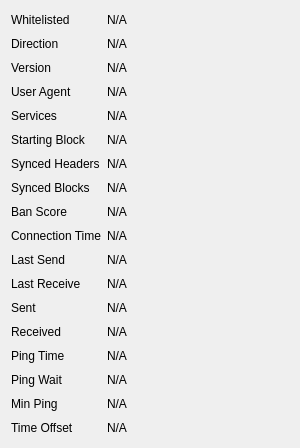
             <widget class="QWidget" name="detailWidget">
              <property name="geometry">
               <rect>
                <x>0</x>
                <y>0</y>
                <width>300</width>
                <height>448</height>
               </rect>
              </property>
              <property name="minimumSize">
               <size>
                <width>300</width>
                <height>0</height>
               </size>
              </property>
              <layout class="QGridLayout" name="gridLayout_2" columnstretch="0,1">
               <item row="0" column="0">
                <widget class="QLabel" name="label_30">
                 <property name="text">
                  <string>Whitelisted</string>
                 </property>
                </widget>
               </item>
               <item row="0" column="1">
                <widget class="QLabel" name="peerWhitelisted">
                 <property name="cursor">
                  <cursorShape>IBeamCursor</cursorShape>
                 </property>
                 <property name="text">
                  <string>N/A</string>
                 </property>
                 <property name="textFormat">
                  <enum>Qt::PlainText</enum>
                 </property>
                 <property name="textInteractionFlags">
                  <set>Qt::LinksAccessibleByMouse|Qt::TextSelectableByKeyboard|Qt::TextSelectableByMouse</set>
                 </property>
                </widget>
               </item>
               <item row="1" column="0">
                <widget class="QLabel" name="label_23">
                 <property name="text">
                  <string>Direction</string>
                 </property>
                </widget>
               </item>
               <item row="1" column="1">
                <widget class="QLabel" name="peerDirection">
                 <property name="cursor">
                  <cursorShape>IBeamCursor</cursorShape>
                 </property>
                 <property name="text">
                  <string>N/A</string>
                 </property>
                 <property name="textFormat">
                  <enum>Qt::PlainText</enum>
                 </property>
                 <property name="textInteractionFlags">
                  <set>Qt::LinksAccessibleByMouse|Qt::TextSelectableByKeyboard|Qt::TextSelectableByMouse</set>
                 </property>
                </widget>
               </item>
               <item row="2" column="0">
                <widget class="QLabel" name="label_21">
                 <property name="text">
                  <string>Version</string>
                 </property>
                </widget>
               </item>
               <item row="2" column="1">
                <widget class="QLabel" name="peerVersion">
                 <property name="cursor">
                  <cursorShape>IBeamCursor</cursorShape>
                 </property>
                 <property name="text">
                  <string>N/A</string>
                 </property>
                 <property name="textFormat">
                  <enum>Qt::PlainText</enum>
                 </property>
                 <property name="textInteractionFlags">
                  <set>Qt::LinksAccessibleByMouse|Qt::TextSelectableByKeyboard|Qt::TextSelectableByMouse</set>
                 </property>
                </widget>
               </item>
               <item row="3" column="0">
                <widget class="QLabel" name="label_28">
                 <property name="text">
                  <string>User Agent</string>
                 </property>
                </widget>
               </item>
               <item row="3" column="1">
                <widget class="QLabel" name="peerSubversion">
                 <property name="cursor">
                  <cursorShape>IBeamCursor</cursorShape>
                 </property>
                 <property name="text">
                  <string>N/A</string>
                 </property>
                 <property name="textFormat">
                  <enum>Qt::PlainText</enum>
                 </property>
                 <property name="textInteractionFlags">
                  <set>Qt::LinksAccessibleByMouse|Qt::TextSelectableByKeyboard|Qt::TextSelectableByMouse</set>
                 </property>
                </widget>
               </item>
               <item row="4" column="0">
                <widget class="QLabel" name="label_4">
                 <property name="text">
                  <string>Services</string>
                 </property>
                </widget>
               </item>
               <item row="4" column="1">
                <widget class="QLabel" name="peerServices">
                 <property name="cursor">
                  <cursorShape>IBeamCursor</cursorShape>
                 </property>
                 <property name="text">
                  <string>N/A</string>
                 </property>
                 <property name="textFormat">
                  <enum>Qt::PlainText</enum>
                 </property>
                 <property name="textInteractionFlags">
                  <set>Qt::LinksAccessibleByMouse|Qt::TextSelectableByKeyboard|Qt::TextSelectableByMouse</set>
                 </property>
                </widget>
               </item>
               <item row="5" column="0">
                <widget class="QLabel" name="label_29">
                 <property name="text">
                  <string>Starting Block</string>
                 </property>
                </widget>
               </item>
               <item row="5" column="1">
                <widget class="QLabel" name="peerHeight">
                 <property name="cursor">
                  <cursorShape>IBeamCursor</cursorShape>
                 </property>
                 <property name="text">
                  <string>N/A</string>
                 </property>
                 <property name="textFormat">
                  <enum>Qt::PlainText</enum>
                 </property>
                 <property name="textInteractionFlags">
                  <set>Qt::LinksAccessibleByMouse|Qt::TextSelectableByKeyboard|Qt::TextSelectableByMouse</set>
                 </property>
                </widget>
               </item>
               <item row="6" column="0">
                <widget class="QLabel" name="label_27">
                 <property name="text">
                  <string>Synced Headers</string>
                 </property>
                </widget>
               </item>
               <item row="6" column="1">
                <widget class="QLabel" name="peerSyncHeight">
                 <property name="cursor">
                  <cursorShape>IBeamCursor</cursorShape>
                 </property>
                 <property name="text">
                  <string>N/A</string>
                 </property>
                 <property name="textFormat">
                  <enum>Qt::PlainText</enum>
                 </property>
                 <property name="textInteractionFlags">
                  <set>Qt::LinksAccessibleByMouse|Qt::TextSelectableByKeyboard|Qt::TextSelectableByMouse</set>
                 </property>
                </widget>
               </item>
               <item row="7" column="0">
                <widget class="QLabel" name="label_25">
                 <property name="text">
                  <string>Synced Blocks</string>
                 </property>
                </widget>
               </item>
               <item row="7" column="1">
                <widget class="QLabel" name="peerCommonHeight">
                 <property name="cursor">
                  <cursorShape>IBeamCursor</cursorShape>
                 </property>
                 <property name="text">
                  <string>N/A</string>
                 </property>
                 <property name="textFormat">
                  <enum>Qt::PlainText</enum>
                 </property>
                 <property name="textInteractionFlags">
                  <set>Qt::LinksAccessibleByMouse|Qt::TextSelectableByKeyboard|Qt::TextSelectableByMouse</set>
                 </property>
                </widget>
               </item>
               <item row="8" column="0">
                <widget class="QLabel" name="label_24">
                 <property name="text">
                  <string>Ban Score</string>
                 </property>
                </widget>
               </item>
               <item row="8" column="1">
                <widget class="QLabel" name="peerBanScore">
                 <property name="cursor">
                  <cursorShape>IBeamCursor</cursorShape>
                 </property>
                 <property name="text">
                  <string>N/A</string>
                 </property>
                 <property name="textFormat">
                  <enum>Qt::PlainText</enum>
                 </property>
                 <property name="textInteractionFlags">
                  <set>Qt::LinksAccessibleByMouse|Qt::TextSelectableByKeyboard|Qt::TextSelectableByMouse</set>
                 </property>
                </widget>
               </item>
               <item row="9" column="0">
                <widget class="QLabel" name="label_22">
                 <property name="text">
                  <string>Connection Time</string>
                 </property>
                </widget>
               </item>
               <item row="9" column="1">
                <widget class="QLabel" name="peerConnTime">
                 <property name="cursor">
                  <cursorShape>IBeamCursor</cursorShape>
                 </property>
                 <property name="text">
                  <string>N/A</string>
                 </property>
                 <property name="textFormat">
                  <enum>Qt::PlainText</enum>
                 </property>
                 <property name="textInteractionFlags">
                  <set>Qt::LinksAccessibleByMouse|Qt::TextSelectableByKeyboard|Qt::TextSelectableByMouse</set>
                 </property>
                </widget>
               </item>
               <item row="10" column="0">
                <widget class="QLabel" name="label_15">
                 <property name="text">
                  <string>Last Send</string>
                 </property>
                </widget>
               </item>
               <item row="10" column="1">
                <widget class="QLabel" name="peerLastSend">
                 <property name="cursor">
                  <cursorShape>IBeamCursor</cursorShape>
                 </property>
                 <property name="text">
                  <string>N/A</string>
                 </property>
                 <property name="textFormat">
                  <enum>Qt::PlainText</enum>
                 </property>
                 <property name="textInteractionFlags">
                  <set>Qt::LinksAccessibleByMouse|Qt::TextSelectableByKeyboard|Qt::TextSelectableByMouse</set>
                 </property>
                </widget>
               </item>
               <item row="11" column="0">
                <widget class="QLabel" name="label_19">
                 <property name="text">
                  <string>Last Receive</string>
                 </property>
                </widget>
               </item>
               <item row="11" column="1">
                <widget class="QLabel" name="peerLastRecv">
                 <property name="cursor">
                  <cursorShape>IBeamCursor</cursorShape>
                 </property>
                 <property name="text">
                  <string>N/A</string>
                 </property>
                 <property name="textFormat">
                  <enum>Qt::PlainText</enum>
                 </property>
                 <property name="textInteractionFlags">
                  <set>Qt::LinksAccessibleByMouse|Qt::TextSelectableByKeyboard|Qt::TextSelectableByMouse</set>
                 </property>
                </widget>
               </item>
               <item row="12" column="0">
                <widget class="QLabel" name="label_18">
                 <property name="text">
                  <string>Sent</string>
                 </property>
                </widget>
               </item>
               <item row="12" column="1">
                <widget class="QLabel" name="peerBytesSent">
                 <property name="cursor">
                  <cursorShape>IBeamCursor</cursorShape>
                 </property>
                 <property name="text">
                  <string>N/A</string>
                 </property>
                 <property name="textFormat">
                  <enum>Qt::PlainText</enum>
                 </property>
                 <property name="textInteractionFlags">
                  <set>Qt::LinksAccessibleByMouse|Qt::TextSelectableByKeyboard|Qt::TextSelectableByMouse</set>
                 </property>
                </widget>
               </item>
               <item row="13" column="0">
                <widget class="QLabel" name="label_20">
                 <property name="text">
                  <string>Received</string>
                 </property>
                </widget>
               </item>
               <item row="13" column="1">
                <widget class="QLabel" name="peerBytesRecv">
                 <property name="cursor">
                  <cursorShape>IBeamCursor</cursorShape>
                 </property>
                 <property name="text">
                  <string>N/A</string>
                 </property>
                 <property name="textFormat">
                  <enum>Qt::PlainText</enum>
                 </property>
                 <property name="textInteractionFlags">
                  <set>Qt::LinksAccessibleByMouse|Qt::TextSelectableByKeyboard|Qt::TextSelectableByMouse</set>
                 </property>
                </widget>
               </item>
               <item row="14" column="0">
                <widget class="QLabel" name="label_26">
                 <property name="text">
                  <string>Ping Time</string>
                 </property>
                </widget>
               </item>
               <item row="14" column="1">
                <widget class="QLabel" name="peerPingTime">
                 <property name="cursor">
                  <cursorShape>IBeamCursor</cursorShape>
                 </property>
                 <property name="text">
                  <string>N/A</string>
                 </property>
                 <property name="textFormat">
                  <enum>Qt::PlainText</enum>
                 </property>
                 <property name="textInteractionFlags">
                  <set>Qt::LinksAccessibleByMouse|Qt::TextSelectableByKeyboard|Qt::TextSelectableByMouse</set>
                 </property>
                </widget>
               </item>
               <item row="15" column="0">
                <widget class="QLabel" name="peerPingWaitLabel">
                 <property name="toolTip">
                  <string>The duration of a currently outstanding ping.</string>
                 </property>
                 <property name="text">
                  <string>Ping Wait</string>
                 </property>
                </widget>
               </item>
               <item row="15" column="1">
                <widget class="QLabel" name="peerPingWait">
                 <property name="cursor">
                  <cursorShape>IBeamCursor</cursorShape>
                 </property>
                 <property name="text">
                  <string>N/A</string>
                 </property>
                 <property name="textFormat">
                  <enum>Qt::PlainText</enum>
                 </property>
                 <property name="textInteractionFlags">
                  <set>Qt::LinksAccessibleByMouse|Qt::TextSelectableByKeyboard|Qt::TextSelectableByMouse</set>
                 </property>
                </widget>
               </item>
               <item row="16" column="0">
                <widget class="QLabel" name="peerMinPingLabel">
                 <property name="text">
                  <string>Min Ping</string>
                 </property>
                </widget>
               </item>
               <item row="16" column="1">
                <widget class="QLabel" name="peerMinPing">
                 <property name="cursor">
                  <cursorShape>IBeamCursor</cursorShape>
                 </property>
                 <property name="text">
                  <string>N/A</string>
                 </property>
                 <property name="textFormat">
                  <enum>Qt::PlainText</enum>
                 </property>
                 <property name="textInteractionFlags">
                  <set>Qt::LinksAccessibleByMouse|Qt::TextSelectableByKeyboard|Qt::TextSelectableByMouse</set>
                 </property>
                </widget>
               </item>
               <item row="17" column="0">
                <widget class="QLabel" name="label_timeoffset">
                 <property name="text">
                  <string>Time Offset</string>
                 </property>
                </widget>
               </item>
               <item row="17" column="1">
                <widget class="QLabel" name="timeoffset">
                 <property name="cursor">
                  <cursorShape>IBeamCursor</cursorShape>
                 </property>
                 <property name="text">
                  <string>N/A</string>
                 </property>
                 <property name="textFormat">
                  <enum>Qt::PlainText</enum>
                 </property>
                 <property name="textInteractionFlags">
                  <set>Qt::LinksAccessibleByMouse|Qt::TextSelectableByKeyboard|Qt::TextSelectableByMouse</set>
                 </property>
                </widget>
               </item>
              </layout>
             </widget>
